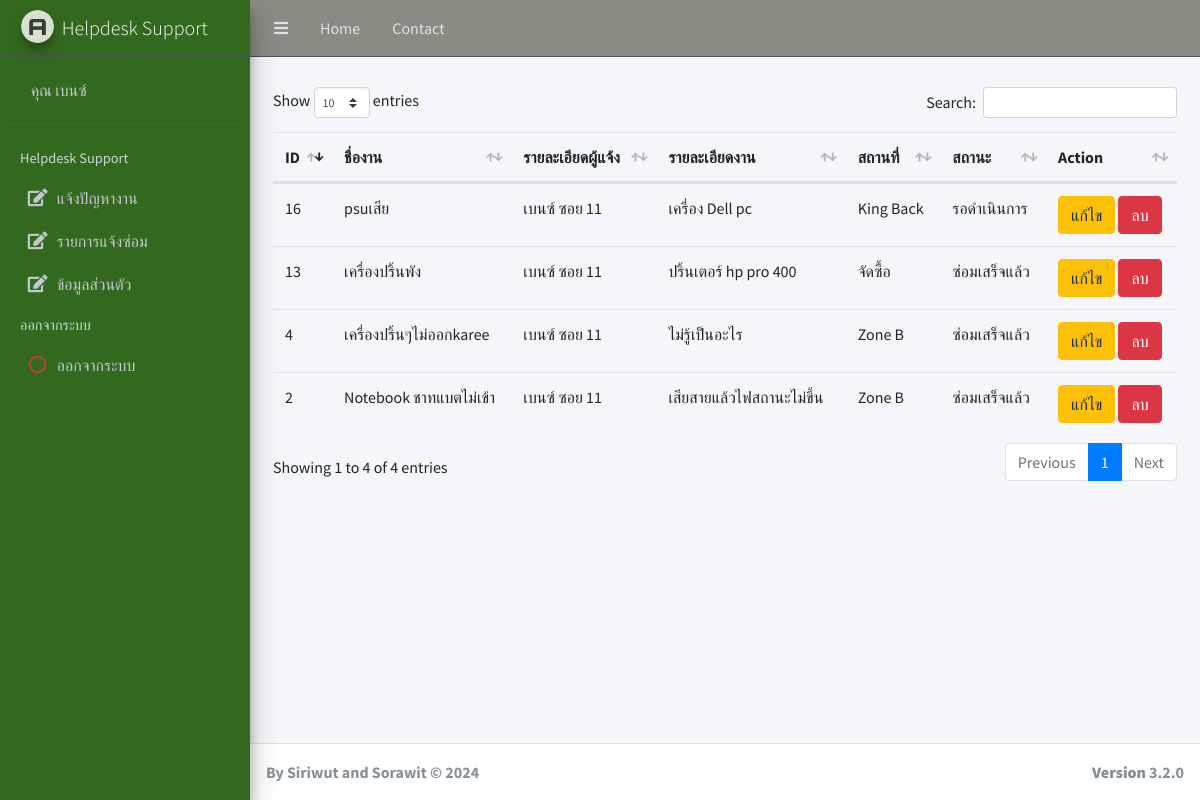
Page /employee/show.php (signed in) on the committed database.
### tables this page shows
CREATE TABLE `tbl_case` (
  `case_id` int(11) NOT NULL COMMENT 'PK',
  `user_id` int(11) NOT NULL COMMENT 'tbl_login',
  `status_id` int(11) NOT NULL DEFAULT 1 COMMENT 'tbl_status',
  `tec_id` int(11) NOT NULL COMMENT 'ช่าง',
  `name_case` varchar(100) NOT NULL COMMENT 'แจ้งซ่อม',
  `detail_case` varchar(250) NOT NULL COMMENT 'รายละเอียด',
  `place_case` varchar(100) NOT NULL COMMENT 'สถานที่',
  `date_case` timestamp NULL DEFAULT current_timestamp() COMMENT 'วันที่แจ้งซ่อม',
  `date_assign` timestamp NULL DEFAULT NULL COMMENT 'วันที่ส่งมอบงาน',
  `date_sent` timestamp NULL DEFAULT NULL COMMENT 'วันที่รับงาน',
  `date_close` timestamp NULL DEFAULT NULL COMMENT 'วันที่ปิดงาน',
  `date_period` varchar(50) NOT NULL COMMENT 'ระยะเวลา',
  `img_case` text DEFAULT NULL COMMENT 'รูปเคสงาน'
);

CREATE TABLE `tbl_status` (
  `status_id` int(11) NOT NULL,
  `status_name` varchar(100) NOT NULL
);

### employee/case_show_you.php (the view, shortened to what this page needs)
<div class="row">
    <div class="col-12">
        <?php
        $user_id = $_SESSION['user_id'];
        include("condb.php");
        $query_case = "SELECT c.*, u.u_name, u.u_lastname, s.status_name, u.u_tel, u.u_email
                        FROM tbl_case AS c
                        INNER JOIN tbl_login AS u ON c.user_id = u.user_id
                        INNER JOIN tbl_status AS s ON c.status_id = s.status_id
                        WHERE c.user_id = $user_id
                        ORDER BY c.case_id";
        $result = mysqli_query($con, $query_case) or die ("Error:" . mysqli_error($con));
        if (mysqli_num_rows($result) > 0) {
            ?>
            <table id="example1" class="table table-hover text-nowrap">
                <thead>
                    <tr role="row" class="info">
                        <th tabindex="0" rowspan="1" colspan="1" style="width: 5%;">ID</th>
                        <th tabindex="0" rowspan="1" colspan="1" style="width: 10%;">ชื่องาน</th>
                        <th tabindex="0" rowspan="1" colspan="1" style="width: 15%;">รายละเอียดผู้แจ้ง</th>
                        <th tabindex="0" rowspan="1" colspan="1" style="width: 20%;">รายละเอียดงาน</th>
                        <th tabindex="0" rowspan="1" colspan="1" style="width: 10%;">สถานที่</th>
                        <th tabindex="0" rowspan="1" colspan="1" style="width: 10%;">สถานะ</th>
                        <th tabindex="0" rowspan="1" colspan="1" style="width: 8%;">Action</th>
                    </tr>
                </thead>
                <tbody>
                    <?php
                    while ($row = mysqli_fetch_assoc($result)) {
                    ?>
                    <tr>
                        <td><?php echo $row['case_id']; ?></td>
                        <td><?php echo $row['name_case']; ?></td>
                        <td><?php echo $row['u_name'].' '.$row['u_lastname']; ?></td>
                        <td><?php echo $row['detail_case']; ?></td>
                        <td><?php echo $row['place_case']; ?></td>
                        <td><?php echo $row['status_name']; ?></td>
                        <td>
                            <button type="button" class="btn btn-warning edit-btn" data-toggle="modal" data-target="#editModal<?php echo $row['case_id']; ?>">
                                แก้ไข
                            </button>
                            <button type="button" class="btn btn-danger delete-btn" data-toggle="modal" data-target="#deleteModal
                            <?php echo $row['case_id'];['name_case'];['u_name'].' '.$row['u_lastname'];['detail_case'];['place_case'];['status_name']; ?>">
                              ลบ
                             </button>
                        </td>
                    </tr>
                    <?php } ?>
                </tbody>
            </table>
        <?php
        } else {
            echo "No results found for the specified user.";
        }
        ?>
    </div>
</div>

### rows in the picture
tbl_case: case_id "2", name_case "Notebook ชาทแบตไม่เข้า", user.u_name "เบนซ์", user.u_lastname "ซอย 11", detail_case "เสียสายแล้วไฟสถานะไม่ขึ้น", place_case "Zone B", status.status_name "ซ่อมเสร็จแล้ว"
tbl_case: case_id "4", name_case "เครื่องปริ้นๆไม่ออกkaree", user.u_name "เบนซ์", user.u_lastname "ซอย 11", detail_case "ไม่รู้เป็นอะไร", place_case "Zone B", status.status_name "ซ่อมเสร็จแล้ว"
tbl_case: case_id "13", name_case "เครื่องปริ้นพัง", user.u_name "เบนซ์", user.u_lastname "ซอย 11", detail_case "ปริ้นเตอร์ hp pro 400", place_case "จัดซื้อ", status.status_name "ซ่อมเสร็จแล้ว"
tbl_case: case_id "16", name_case "psuเสีย", user.u_name "เบนซ์", user.u_lastname "ซอย 11", detail_case "เครื่อง Dell pc", place_case "King Back", status.status_name "รอดำเนินการ"

### other values in the picture
$_SESSION["u_name"] "เบนซ์"
